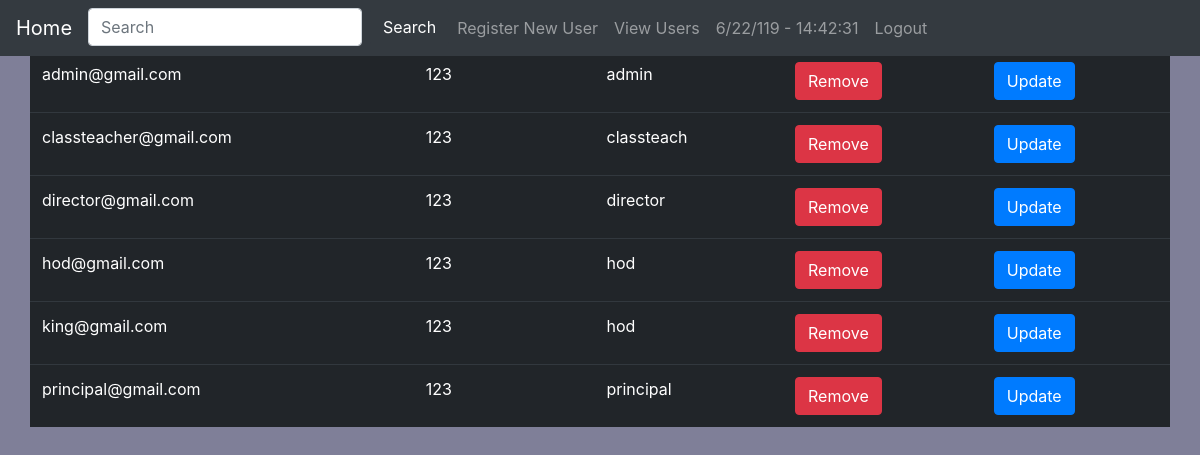
The page /users.php on the database its author committed.
### tables this page shows
CREATE TABLE `usertable` (
  `name` varchar(255) NOT NULL,
  `password` varchar(255) NOT NULL,
  `rank` varchar(10) NOT NULL
);

### users.php (the view, shortened to what this page needs)
<!doctype html>
<html lang="en">
<head>
    <link rel="stylesheet" href="bootstrap/css/bootstrap.css">
    <link rel="stylesheet" href="bootstrap/css/styles.css">
</head>
<body onload=display_ct();>
<div class="navigation row">
    <nav class="navbar navbar-expand-md bg-dark navbar-dark fixed-top">
        <a class="navbar-brand" href="#">Home</a>
        <div class="collapse navbar-collapse" id="collapsibleNavbar">
            <ul class="navbar-nav">
                <li class="nav-item">
                    <form class="form-inline search" action="">
                        <input class="form-control mr-sm-2" type="text" placeholder="Search">
                        <button class="btn btn-dark" type="submit">Search</button>
                    </form>
                </li
                <li class="nav-item">
                    <a href="registration.php" class="nav-link" name="btn_log">Register New User</a>
                <li class="nav-item">
                    <a class="nav-link" href="users.php">View Users</a>
                </li>
                <li class="nav-item">
                    <a id="ct" class="nav-link"></a>
                </li>
                <li class="nav-item">
                    <a class="nav-link" href="logout.php">Logout</a>
                </li>
            </ul>
        </div>
    </nav>
</div>
<div class="container">
   <div class="row">
       <table class="table table-hover table-dark">
           <tr>
               <th>Email</th>
               <th>Password</th>
               <th>Rank</th>
               <th>Remove</th>
               <th>Update</th>
           </tr>
           <?php
           $conn = mysqli_connect("localhost","root","","userregistration");
           if (!$conn){
               echo "Connection failed";
           }else{
               $selectQuery = "SELECT * FROM usertable";
               $selecting = mysqli_query($conn,$selectQuery);
               while ($row = mysqli_fetch_assoc($selecting)){
                   extract($row);
                   echo "
                    <tr>
                        <td>$name</td>
                        <td>$password</td>
                        <td>$rank</td>
                        <td><a href='#' class='btn btn-danger'>Remove</a></td>
                        <td><a href='#' class='btn btn-primary'>Update</a></td>
                    </tr>";
               }
           }
           ?>
       </table>
   </div>
</div>
</body>
</html>

### rows shown on the page
usertable: name "admin@gmail.com", password "123", rank "admin"
usertable: name "classteacher@gmail.com", password "123", rank "classteach"
usertable: name "director@gmail.com", password "123", rank "director"
usertable: name "hod@gmail.com", password "123", rank "hod"
usertable: name "king@gmail.com", password "123", rank "hod"
usertable: name "principal@gmail.com", password "123", rank "principal"
